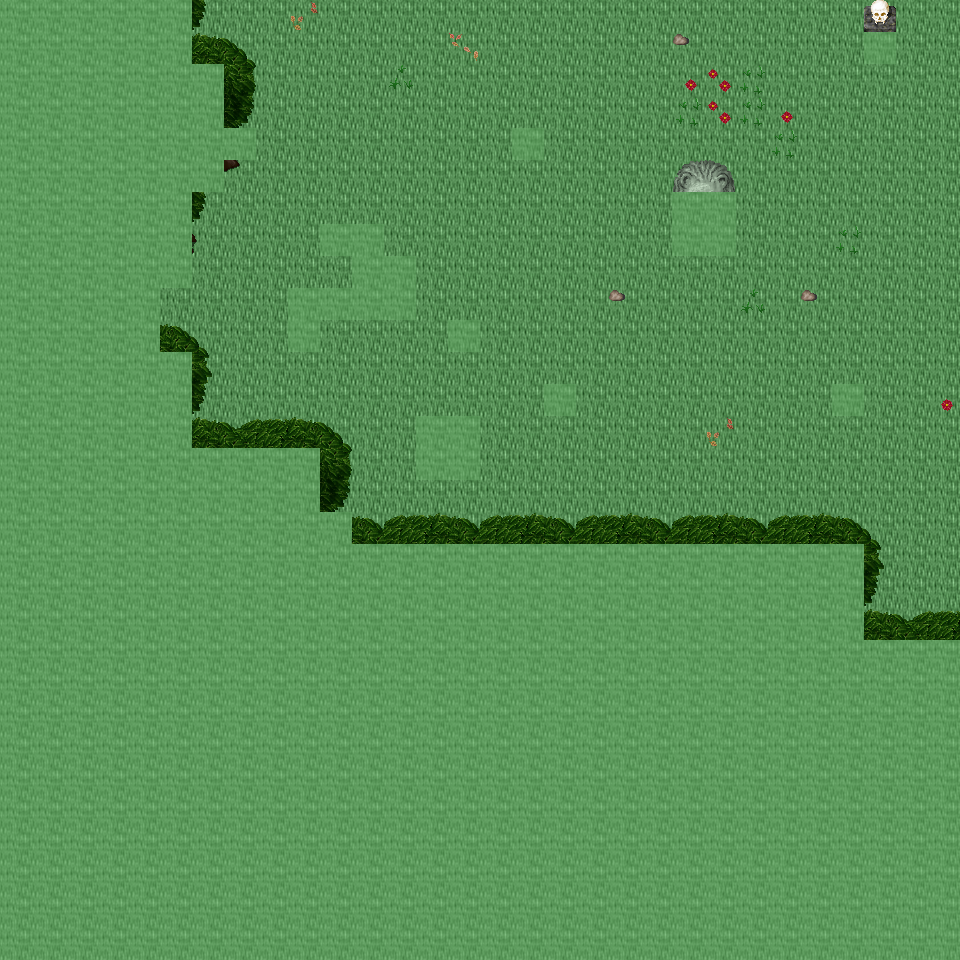

Below is a game level as drawn by its tile map, then a one-line description and the .tmx that defines it (tile-layer data replaced by summaries):
An orthogonal 30x30 tile map with 32x32 px tiles, 6 tile layers (Ground, Object, Object2, Above, ...), 32 tilesets and 2 objects (2x mapExit).

<map version="1.0" orientation="orthogonal" renderorder="right-down" width="30" height="30" tilewidth="32" tileheight="32" nextobjectid="3">
  <tileset firstgid="1" name="tileset_ground_ground" tilewidth="32" tileheight="32" tilecount="33" columns="3">
    <image source="../drawable/tileset_ground_ground.png" width="96" height="352" />
  </tileset>
  <tileset firstgid="34" name="tileset_building_decoration_floor_sparkle" tilewidth="32" tileheight="32" tilecount="18" columns="3">
    <image source="../drawable/tileset_building_decoration_floor_sparkle.png" width="96" height="192" />
  </tileset>
  <tileset firstgid="52" name="tileset_ground_ladder_steps" tilewidth="32" tileheight="32" tilecount="6" columns="3">
    <image source="../drawable/tileset_ground_ladder_steps.png" width="96" height="64" />
  </tileset>
  <tileset firstgid="58" name="tileset_plant_flower_daisy_yellow" tilewidth="32" tileheight="32" tilecount="8" columns="2">
    <image source="../drawable/tileset_plant_flower_daisy_yellow.png" width="64" height="128" />
  </tileset>
  <tileset firstgid="66" name="tileset_plant_flower_daisy_white" tilewidth="32" tileheight="32" tilecount="8" columns="2">
    <image source="../drawable/tileset_plant_flower_daisy_white.png" width="64" height="128" />
  </tileset>
  <tileset firstgid="74" name="tileset_plant_grasses" tilewidth="32" tileheight="32" tilecount="6" columns="3">
    <image source="../drawable/tileset_plant_grasses.png" width="96" height="64" />
  </tileset>
  <tileset firstgid="80" name="tileset_item_statue_green_stone" tilewidth="32" tileheight="32" tilecount="12" columns="4">
    <image source="../drawable/tileset_item_statue_green_stone.png" width="128" height="96" />
  </tileset>
  <tileset firstgid="92" name="tileset_plant_flower_daisy_red" tilewidth="32" tileheight="32" tilecount="8" columns="2">
    <image source="../drawable/tileset_plant_flower_daisy_red.png" width="64" height="128" />
  </tileset>
  <tileset firstgid="100" name="tileset_item_statue_skullpedestal" tilewidth="32" tileheight="32" tilecount="2" columns="1">
    <image source="../drawable/tileset_item_statue_skullpedestal.png" width="32" height="64" />
  </tileset>
  <tileset firstgid="102" name="tileset_plant_tree_tree_darkgreen" tilewidth="32" tileheight="32" tilecount="88" columns="8">
    <image source="../drawable/tileset_plant_tree_tree_darkgreen.png" width="256" height="352" />
  </tileset>
  <tileset firstgid="190" name="tileset_item_corpse_skull_pale" tilewidth="32" tileheight="32" tilecount="2" columns="2">
    <image source="../drawable/tileset_item_corpse_skull_pale.png" width="64" height="32" />
  </tileset>
  <tileset firstgid="192" name="tileset_plant_leaves" tilewidth="32" tileheight="32" tilecount="8" columns="4">
    <image source="../drawable/tileset_plant_leaves.png" width="128" height="64" />
  </tileset>
  <tileset firstgid="200" name="tileset_plant_bush_bushes" tilewidth="32" tileheight="32" tilecount="10" columns="5">
    <image source="../drawable/tileset_plant_bush_bushes.png" width="160" height="64" />
  </tileset>
  <tileset firstgid="210" name="tileset_building_decoration_rocks_2" tilewidth="32" tileheight="32" tilecount="2" columns="1">
    <image source="../drawable/tileset_building_decoration_rocks_2.png" width="32" height="64" />
  </tileset>
  <tileset firstgid="212" name="tileset_object_well" tilewidth="32" tileheight="32" tilecount="4" columns="2">
    <image source="../drawable/tileset_object_well.png" width="64" height="64" />
  </tileset>
  <tileset firstgid="216" name="tileset_plant_stump_stump_green" tilewidth="32" tileheight="32" tilecount="4" columns="2">
    <image source="../drawable/tileset_plant_stump_stump_green.png" width="64" height="64" />
  </tileset>
  <tileset firstgid="220" name="tileset_item_statue_green_stone_3" tilewidth="32" tileheight="32" tilecount="3" columns="1">
    <image source="../drawable/tileset_item_statue_green_stone_3.png" width="32" height="96" />
  </tileset>
  <tileset firstgid="223" name="tileset_ground_rock_pebbles" tilewidth="32" tileheight="32" tilecount="3" columns="1">
    <image source="../drawable/tileset_ground_rock_pebbles.png" width="32" height="96" />
  </tileset>
  <tileset firstgid="226" name="tileset_plant_vine" tilewidth="32" tileheight="32" tilecount="3" columns="1">
    <image source="../drawable/tileset_plant_vine.png" width="32" height="96" />
  </tileset>
  <tileset firstgid="229" name="tileset_plant_tree_tree_green" tilewidth="32" tileheight="32" tilecount="88" columns="8">
    <image source="../drawable/tileset_plant_tree_tree_green.png" width="256" height="352" />
  </tileset>
  <tileset firstgid="317" name="tileset_plant_stump_stump_purple" tilewidth="32" tileheight="32" tilecount="4" columns="2">
    <image source="../drawable/tileset_plant_stump_stump_purple.png" width="64" height="64" />
  </tileset>
  <tileset firstgid="321" name="tileset_building_decoration_rocks" tilewidth="32" tileheight="32" tilecount="6" columns="3">
    <image source="../drawable/tileset_building_decoration_rocks.png" width="96" height="64" />
  </tileset>
  <tileset firstgid="327" name="tileset_logic_creature_rodent" tilewidth="32" tileheight="32" tilecount="8" columns="8">
    <image source="../drawable/tileset_logic_creature_rodent.png" width="256" height="32" />
  </tileset>
  <tileset firstgid="335" name="tileset_logic_portal" tilewidth="32" tileheight="32" tilecount="24" columns="8">
    <image source="../drawable/tileset_logic_portal.png" width="256" height="96" />
  </tileset>
  <tileset firstgid="359" name="tileset_logic_creature_animal" tilewidth="32" tileheight="32" tilecount="32" columns="8">
    <image source="../drawable/tileset_logic_creature_animal.png" width="256" height="128" />
  </tileset>
  <tileset firstgid="391" name="tileset_logic_item_sheepfood" tilewidth="32" tileheight="32" tilecount="1" columns="1">
    <image source="../drawable/tileset_logic_item_sheepfood.png" width="32" height="32" />
  </tileset>
  <tileset firstgid="392" name="tileset_logic_item_resources" tilewidth="32" tileheight="32" tilecount="6" columns="6">
    <image source="../drawable/tileset_logic_item_resources.png" width="192" height="32" />
  </tileset>
  <tileset firstgid="398" name="tileset_logic_creature_gargoyle" tilewidth="32" tileheight="32" tilecount="4" columns="4">
    <image source="../drawable/tileset_logic_creature_gargoyle.png" width="128" height="32" />
  </tileset>
  <tileset firstgid="402" name="tileset_logic_collision" tilewidth="32" tileheight="32" tilecount="1" columns="1">
    <image source="../drawable/tileset_logic_collision.png" width="32" height="32" />
  </tileset>
  <tileset firstgid="403" name="tileset_logic_protection" tilewidth="32" tileheight="32" tilecount="2" columns="2">
    <image source="../drawable/tileset_logic_protection.png" width="64" height="32" />
  </tileset>
  <tileset firstgid="405" name="tileset_ground_grass_2" tilewidth="32" tileheight="32" tilecount="21" columns="3">
    <image source="../drawable/tileset_ground_grass_2.png" width="96" height="224" />
  </tileset>
  <tileset firstgid="426" name="tileset_logic_creature_reptile" tilewidth="32" tileheight="32" tilecount="7" columns="7">
    <image source="../drawable/tileset_logic_creature_reptile.png" width="224" height="32" />
  </tileset>
  <layer name="Ground" width="30" height="30">
    <data>[900 cells, 900 non-empty, 1 distinct tile ids]</data>
  </layer>
  <layer name="Object" width="30" height="30">
    <data>[900 cells, 15 non-empty, 8 distinct tile ids]</data>
  </layer>
  <layer name="Object2" width="30" height="30">
    <data>[900 cells, 34 non-empty, 20 distinct tile ids]</data>
  </layer>
  <layer name="Above" width="30" height="30">
    <data>[900 cells, 540 non-empty, 40 distinct tile ids]</data>
  </layer>
  <layer name="Above2" width="30" height="30">
    <data>[900 cells, 0 non-empty, 0 distinct tile ids]</data>
  </layer>
  <layer name="Walkable" width="30" height="30">
    <data>[900 cells, 521 non-empty, 1 distinct tile ids]</data>
  </layer>
  <objectgroup name="MapEvents">
    <object id="1" name="north" type="mapExit" x="192" y="0" width="768" height="32">
      <properties>
        <property name="map" value="level_0_x120_y78" />
        <property name="x" value="6" />
        <property name="y" value="28" />
      </properties>
    </object>
    <object id="2" name="east" type="mapExit" x="928" y="0" width="32" height="640">
      <properties>
        <property name="map" value="level_0_x121_y79" />
        <property name="x" value="1" />
        <property name="y" value="0" />
      </properties>
    </object>
  </objectgroup>
</map>
